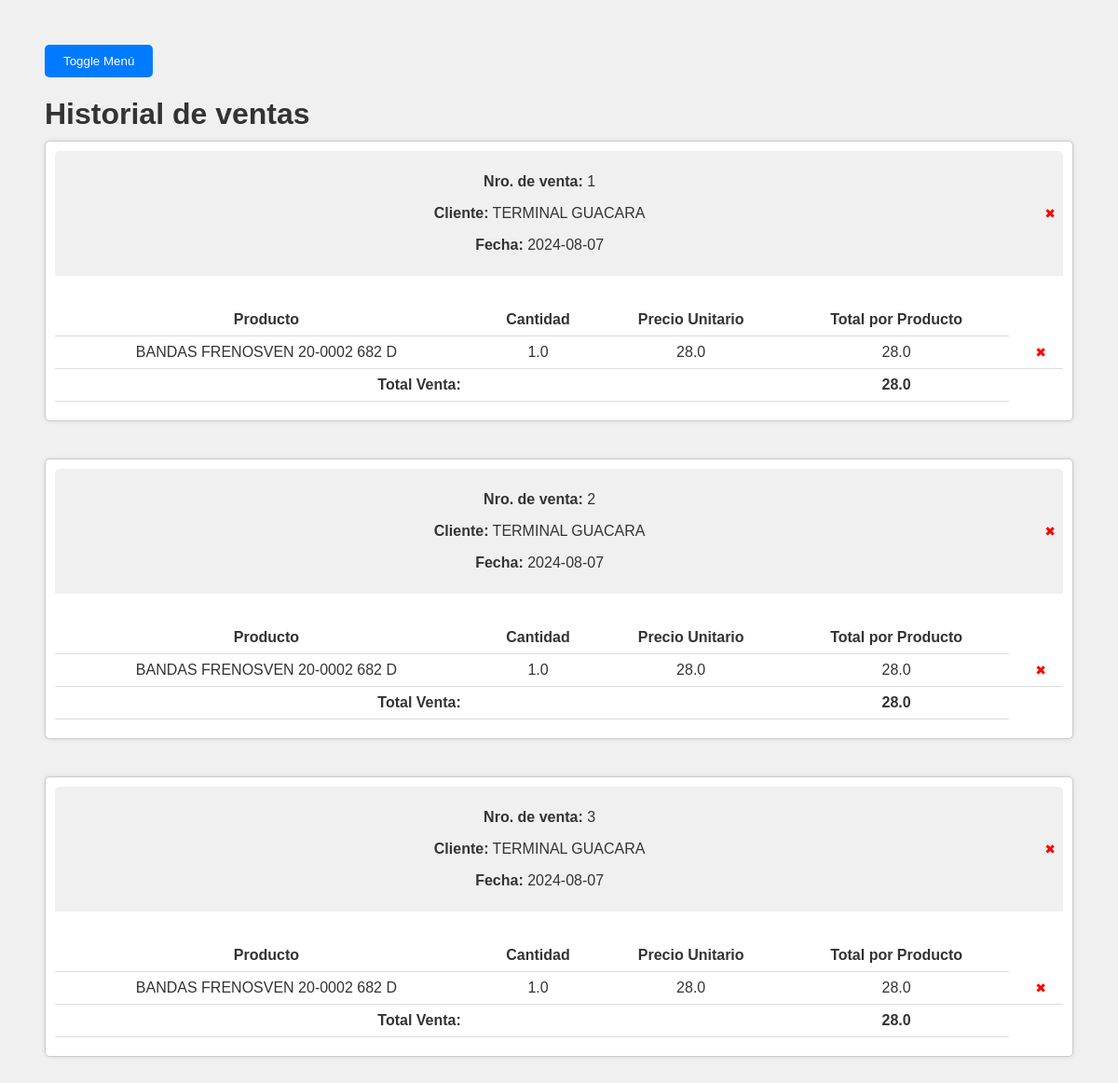
Before: /historial_ventas with the older database file.
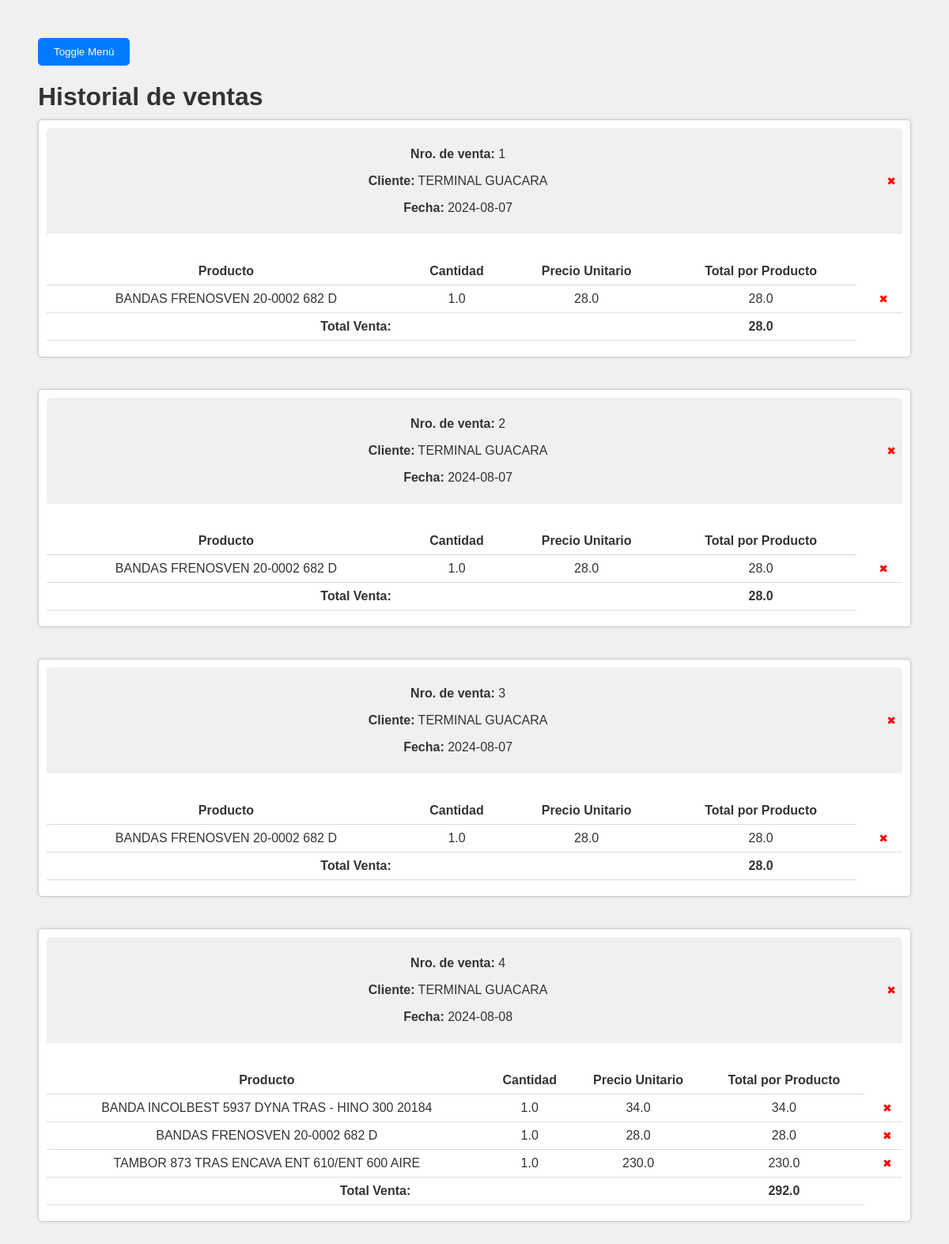
After: the same page with the newer database file.
### tables this page shows
CREATE TABLE Ventas (
    id INTEGER PRIMARY KEY AUTOINCREMENT,
    numero_venta INTEGER,
    cliente TEXT,
    producto TEXT,
    cantidad INTEGER,
    precio REAL,
    costo REAL,
    fecha DATE,
    FOREIGN KEY (cliente) REFERENCES Clientes(nombre_cliente)
);

### routes/historial_ventas.py (the view)
@historial_ventas_bp.route('/historial_ventas')
def historial_ventas():
    db = get_db()
    cursor = db.execute('SELECT id, numero_venta, cliente, fecha, producto, cantidad, precio FROM Ventas ORDER BY numero_venta')
    ventas = cursor.fetchall()
    for venta in ventas:
        id = venta['id']
    ventas_agrupadas = []
    current_numero_venta = None
    venta_actual = None
    for venta in ventas:
        if venta['numero_venta'] != current_numero_venta:
            if venta_actual:
                total_venta = sum(producto['cantidad'] * producto['precio'] for producto in venta_actual['productos'])
                venta_actual['total_venta'] = total_venta
                ventas_agrupadas.append(venta_actual)
            venta_actual = {
                'numero_venta': venta['numero_venta'],
                'cliente': venta['cliente'],
                'fecha': venta['fecha'],
                'productos': []
            }
            current_numero_venta = venta['numero_venta']
        try:
            cantidad = float(venta['cantidad']) if venta['cantidad'] else 0.0
        except ValueError:
            cantidad = 0.0
        try:
            precio = float(venta['precio']) if venta['precio'] else 0.0
        except ValueError:
            precio = 0.0
        venta_actual['productos'].append({
            'id': venta['id'],
            'producto': venta['producto'],
            'cantidad': cantidad,  # Convertir a float
            'precio': precio  # Convertir a float
        })
    if venta_actual:
        total_venta = sum(float(producto['cantidad']) * float(producto['precio']) for producto in venta_actual['productos'])
        venta_actual['total_venta'] = total_venta
        ventas_agrupadas.append(venta_actual)
    return render_template('historial_ventas.html', ventas=ventas_agrupadas)

### app.py (called while the page is built)
def create_app():
    app = Flask(__name__, template_folder='templates')
    app.config['SECRET_KEY'] = cargar_clave_secreta()
    @app.before_request
    def before_request():
        g.db = get_db()
    @app.teardown_appcontext
    def teardown_appcontext(error):
        close_db(error)
    @app.route('/')
    def index():
        print('hola')
        return render_template('index.html')
    app.register_blueprint(agregar_stock_bp)
    app.register_blueprint(sumar_stock_bp)
    app.register_blueprint(automatizar_mensajes_bp)
    app.register_blueprint(crear_notas_entrega_bp)
    app.register_blueprint(historial_ventas_bp)
    app.register_blueprint(manejar_credito_bp)
    app.register_blueprint(mostrar_inventario_bp)
    app.register_blueprint(nueva_venta_bp)
    return app

### routes/database.py (called while the page is built)
def get_db():
    if 'db' not in g:
        g.db = sqlite3.connect(DATABASE)
        g.db.row_factory = sqlite3.Row
    return g.db

### templates/historial_ventas.html (shortened to what this page needs)
<!DOCTYPE html>
<html lang="en">
<head>
    <link rel="stylesheet" href="{{ url_for ('static', filename='style.css')}}">
</head>
<body>
    <div class="contenido-principal">
        <button id="toggle-button">Toggle Menú</button>
        <h1 class="titulo_principal">Historial de ventas</h1>
        <div id="historial" class="ventas-container">
            {% for venta in ventas %}
            <div class="venta-card">
                <div class="venta-header">
                    <div>
                        <p><strong>Nro. de venta:</strong> {{ venta.numero_venta }}</p>
                        <p><strong>Cliente:</strong> {{ venta.cliente }}</p>
                        <p><strong>Fecha:</strong> {{ venta.fecha }}</p>
                    </div>
                    <form action="/eliminar_venta/{{ venta.numero_venta }}" method="post">
                        <span class="eliminar-venta" title="Eliminar Venta" onclick="this.parentElement.submit()">&#x2716;</span>
                    </form>
                </div>
                <div class="venta-body">
                    <table>
                        <thead>
                            <tr>
                                <th>Producto</th>
                                <th>Cantidad</th>
                                <th>Precio Unitario</th>
                                <th>Total por Producto</th>
                            </tr>
                        </thead>
                        <tbody>
                            {% for producto in venta.productos %}
                            <tr>
                                <td>{{ producto.producto }}</td>
                                <td>{{ producto.cantidad }}</td>
                                <td>{{ producto.precio }}</td>
                                <td>{{ producto.cantidad * producto.precio }}</td>
                                <td>
                                    <form action="/eliminar_producto/{{ venta.numero_venta }}/{{ producto.id }}" method="post">
                                        <span class="eliminar-venta" title="Eliminar Producto" onclick="this.parentElement.submit()">&#x2716;</span>
                                    </form>
                                </td>
                            </tr>
                            {% endfor %}
                        </tbody>
                        <tfoot>
                            <tr>
                                <td colspan="3"><strong>Total Venta:</strong></td>
                                <td><strong>{{ venta.total_venta }}</strong></td>
                            </tr>
                        </tfoot>
                    </table>
                </div>
            </div>
            {% endfor %}
        </div>
    </div>
</body>
</html>

### static/style.css (style rules this page uses)
body { font-family: Arial, sans-serif; background-color: #f0f0f0; padding: 20px; display: flex; justify-content: space-between; color: #333333; }
h1, h2, h3, h4, h5, h6 { color: #f0f0f0; margin-bottom: 10px; }
button { background-color: #007BFF; color: white; border: none; padding: 10px 20px; border-radius: 5px; cursor: pointer; transition: background-color 0.3s ease; }
table { width: 100%; border-collapse: collapse; margin-top: 10px; text-align: center; }
th, td { padding: 8px; text-align: center; border-bottom: 1px solid #dddddd; }
.contenido-principal { margin-left: 0; width: 100%; padding: 20px; transition: margin-left 0.3s ease; }
.ventas-container { display: flex; flex-wrap: wrap; gap: 20px; }
.venta-card { background-color: #ffffff; border: 1px solid #cccccc; border-radius: 5px; box-shadow: 0 0 5px rgba(0, 0, 0, 0.1); width: calc(100% - 20px); padding: 10px; position: relative; margin-bottom: 20px; }
.venta-header { background-color: #f0f0f0; border-top-left-radius: 5px; border-top-right-radius: 5px; padding: 8px; margin-bottom: 10px; display: flex; justify-content: space-between; align-items: center; text-align: center; flex-wrap: wrap; }
.venta-header > div { flex: 1; margin-right: 20px; }
.venta-body { padding: 10px 0; }
.eliminar-venta { font-size: 14px; color: #ff0000; cursor: pointer; margin-left: 10px; }
.titulo_principal { color: #333; }

Changed rows visible on the page:
added Ventas: numero_venta "4", cliente "TERMINAL GUACARA", fecha "2024-08-08", producto "BANDA INCOLBEST 5937 DYNA TRAS - HINO 300 20184", cantidad "1.0", precio "34.0", producto.cantidad*producto.precio "34.0", total_venta "292.0"
added Ventas: producto "BANDAS FRENOSVEN 20-0002 682 D", cantidad "1.0", precio "28.0", producto.cantidad*producto.precio "28.0", shown under "4"
added Ventas: producto "TAMBOR 873 TRAS ENCAVA ENT 610/ENT 600 AIRE", cantidad "1.0", precio "230.0", producto.cantidad*producto.precio "230.0", shown under "4"
